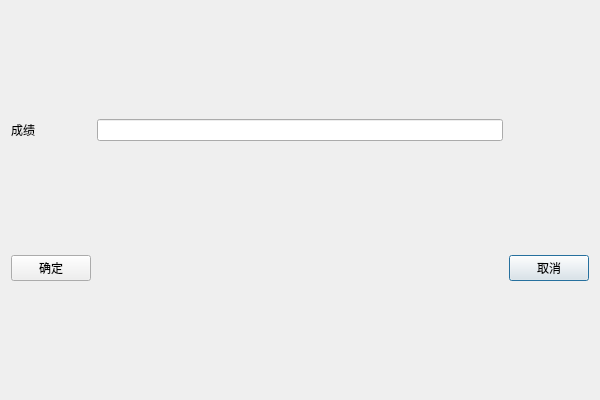
<?xml version="1.0" encoding="UTF-8"?>
<ui version="4.0">
 <class>adcell2_updateScore</class>
 <widget class="QDialog" name="adcell2_updateScore">
  <property name="geometry">
   <rect>
    <x>0</x>
    <y>0</y>
    <width>600</width>
    <height>400</height>
   </rect>
  </property>
  <property name="windowTitle">
   <string>Dialog</string>
  </property>
  <layout class="QGridLayout" name="gridLayout">
   <item row="1" column="2">
    <widget class="QPushButton" name="cancelButton">
     <property name="text">
      <string>取消</string>
     </property>
    </widget>
   </item>
   <item row="1" column="0">
    <widget class="QPushButton" name="commitButton">
     <property name="text">
      <string>确定</string>
     </property>
    </widget>
   </item>
   <item row="0" column="0">
    <widget class="QLabel" name="label_7">
     <property name="text">
      <string>成绩</string>
     </property>
    </widget>
   </item>
   <item row="0" column="1">
    <widget class="QLineEdit" name="score">
     <property name="text">
      <string/>
     </property>
    </widget>
   </item>
  </layout>
 </widget>
 <resources/>
 <connections/>
</ui>
